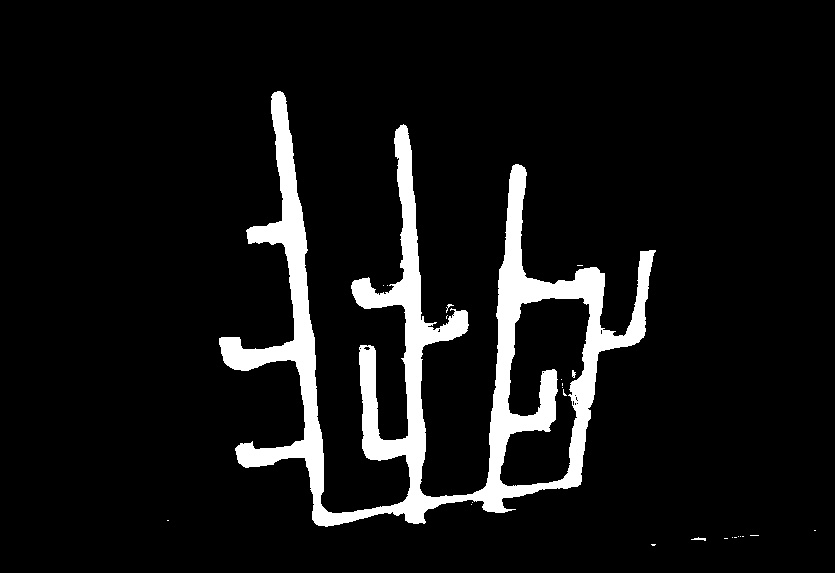
#> input picture scripts/align/coral_mask.jpg, 835 x 573 px, found by its file name
$ python skeletonize.py
#> lines starting #> are read from the running program, lines starting #| are printed output that depends on the picture; after the words box and inside, x2 and y2 are one past the last pixel; in counts of white or black regions, pixels touching at a corner belong together
# Import the necessary libraries
import cv2
import numpy as np

# Read the image as a grayscale image
img = cv2.imread('../res/coral_mask.jpg', 0)
#> img is the input picture: shape (573, 835); min 0, max 255, mean 20.2
cv2.imshow("orig", img)
kernel = np.ones((3,3), np.uint8)
img = cv2.morphologyEx(img, cv2.MORPH_OPEN, kernel)

# Threshold the image
ret,img = cv2.threshold(img, 127, 255, 0)
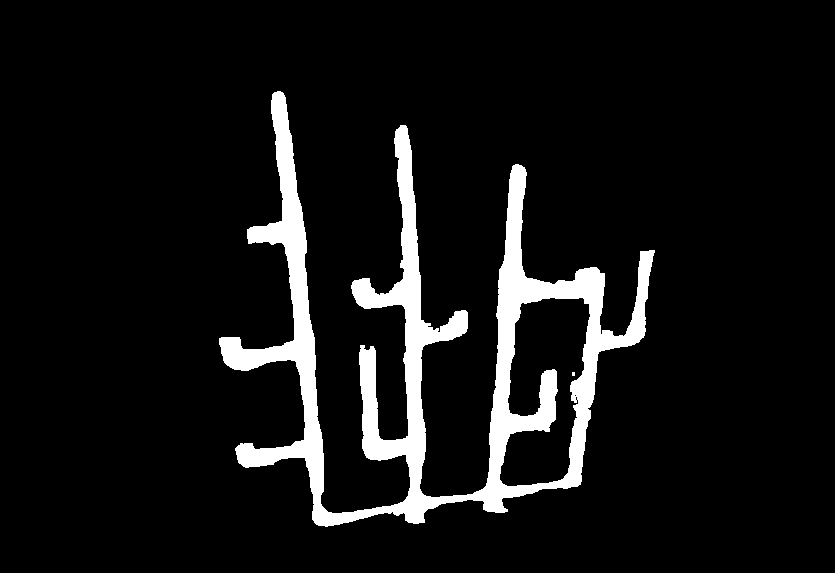
#> img: shape (573, 835); 7.8% white; 2 white regions (1 under 20 px), largest, box (x1, y1, x2, y2) and area: (219, 91, 655, 527) 37477

# Step 1: Create an empty skeleton
size = np.size(img)
#> size = 478455
skel = np.zeros(img.shape, np.uint8)

# Get a Cross Shaped Kernel
element = cv2.getStructuringElement(cv2.MORPH_CROSS, (3,3))

# Repeat steps 2-4
while True:
    #Step 2: Open the image
    open = cv2.morphologyEx(img, cv2.MORPH_OPEN, element)
    #Step 3: Substract open from the original image
    temp = cv2.subtract(img, open)
    #Step 4: Erode the original image and refine the skeleton
    eroded = cv2.erode(img, element)
    skel = cv2.bitwise_or(skel,temp)
    img = eroded.copy()
    # Step 5: If there are no white pixels left ie.. the image has been completely eroded, quit the loop
    if cv2.countNonZero(img)==0:
        break
#> this loop made 20 passes
#> pass 1, `temp = cv2.subtract(img, open)`:
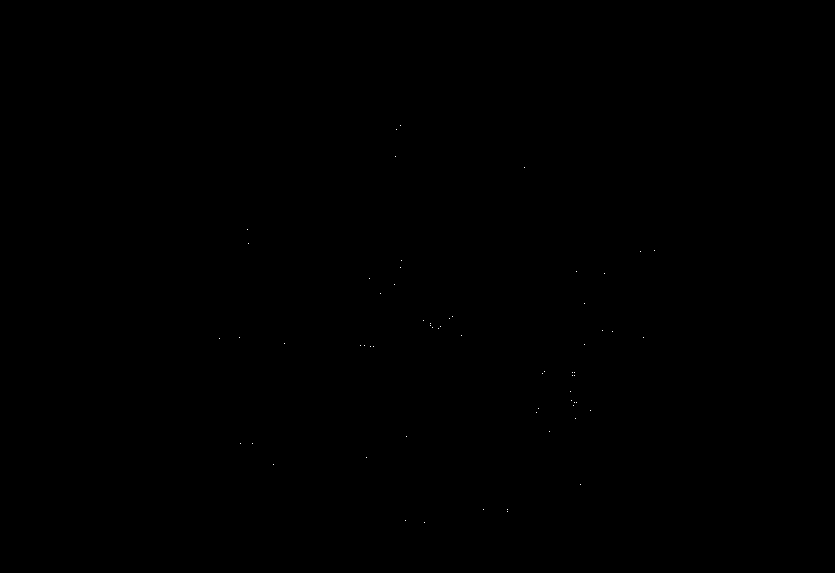
#> temp: shape (573, 835); 0.01% white in thin lines or dots, all inside (x1, y1, x2, y2) = (219, 125, 655, 523)
#> pass 1, `eroded = cv2.erode(img, element)`:
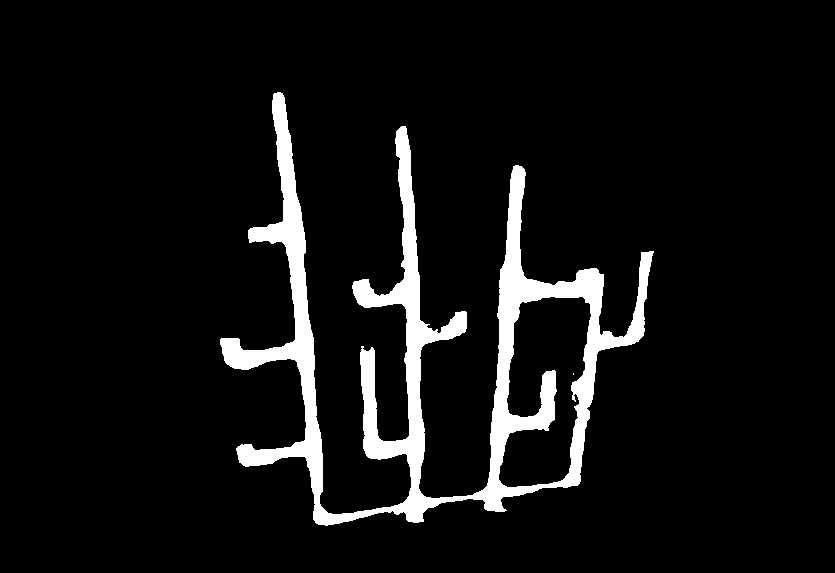
#> eroded: shape (573, 835); 6.9% white; 2 white regions (1 under 20 px), largest, box (x1, y1, x2, y2) and area: (220, 92, 654, 526) 32911
#> after the loop: img: shape (573, 835); every value is 0
#> after the loop:
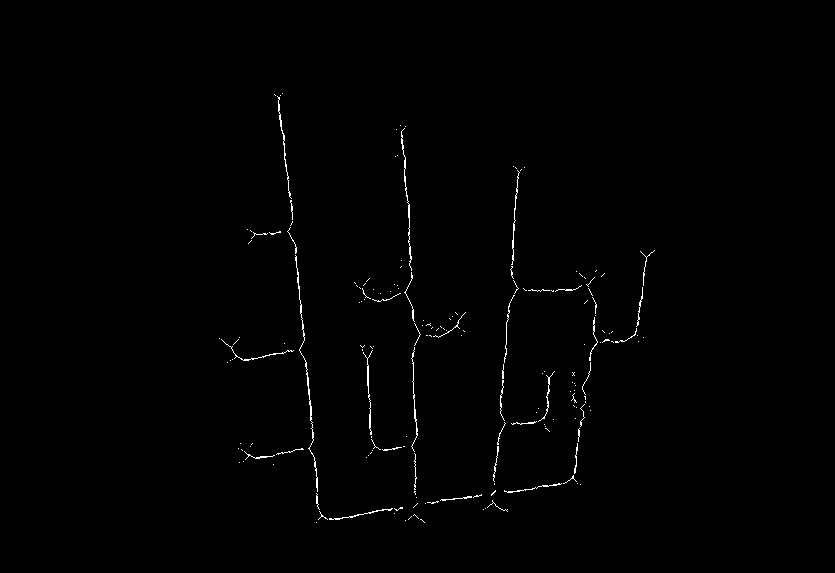
#> skel: shape (573, 835); 0.63% white in thin lines or dots, all inside (x1, y1, x2, y2) = (219, 93, 655, 523)

# Displaying the final skeleton
cv2.imshow("Skeleton", skel)
k = cv2.waitKey(0)
#> (key Esc is pressed here)
if k == ord('s'):
    cv2.imwrite("skeleton.jpg", skel)
